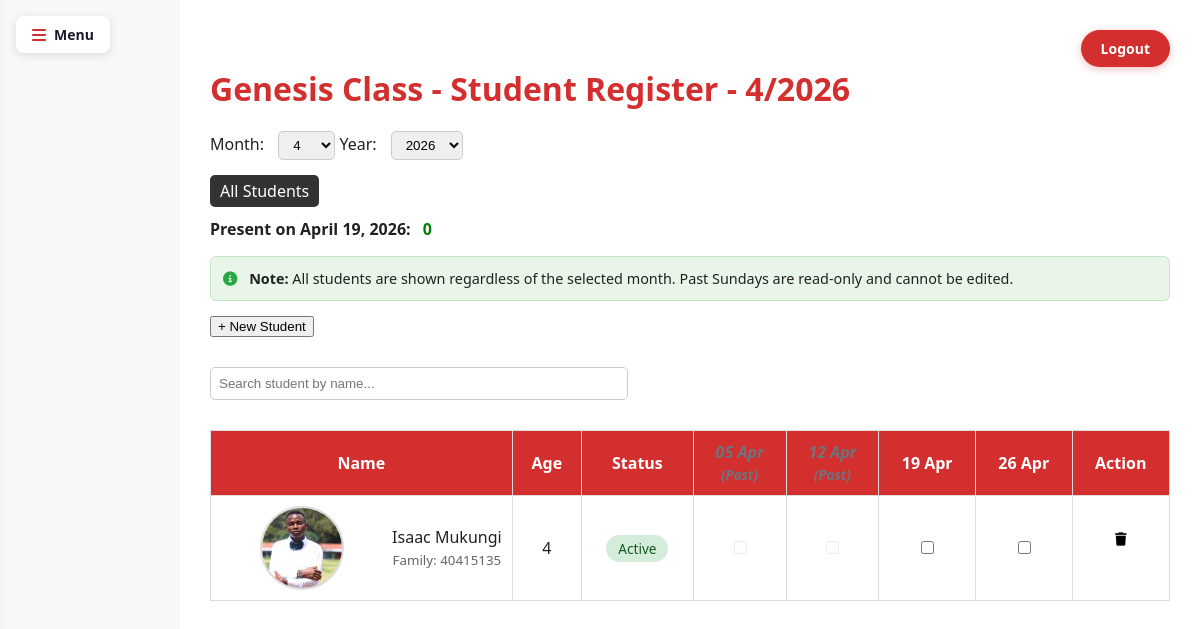
/dashboard (signed in), run on an earlier commit of the app's database.
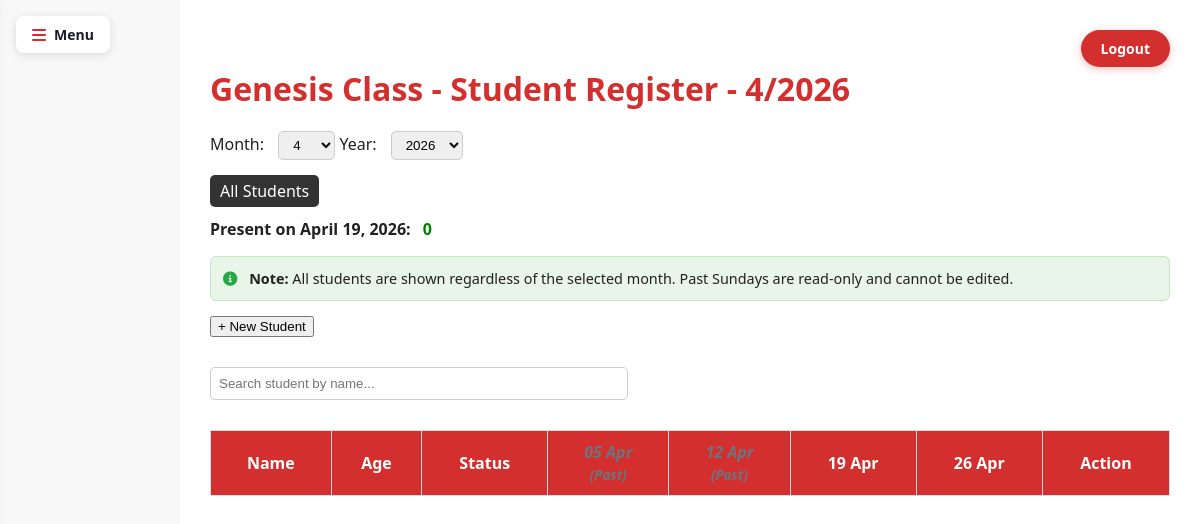
And on a later commit of the database.
### app.py (models this page shows)
class Student(db.Model):
    id = db.Column(db.Integer, primary_key=True)
    name = db.Column(db.String(100), nullable=False)
    dob = db.Column(db.String(20), nullable=False)
    parent = db.Column(db.String(100))
    contact = db.Column(db.String(50))
    student_class = db.Column(db.String(50))
    status = db.Column(db.String(10), default="active")
    deletion_requested = db.Column(db.Boolean, default=False)
    profile_image = db.Column(db.String(200))  # Store image filename
    family_id = db.Column(db.String(50))  # For grouping family members

### app.py (the view, shortened to what this page needs)
@app.route("/dashboard", methods=["GET", "POST"])
def dashboard():
    if "user" not in session:
        return redirect(url_for("home"))
    user_role = session.get("role")
    assigned_class = session.get("assigned_class")
    today = date.today()
    month = int(request.args.get("month", today.month))
    year = int(request.args.get("year", today.year))
    selected_class = request.args.get("class_name")
    if user_role == "teacher" and assigned_class and not selected_class:
        selected_class = assigned_class
    sundays = get_sundays(year, month)
    current_sunday = None
    if today.weekday() == 6:  # Today is Sunday
        current_sunday = today
    else:
        for sunday in reversed(sundays):
            if sunday <= today:
                current_sunday = sunday
                break
    if current_sunday is None:
        current_sunday = today
    if selected_class:
        filtered_students = Student.query.filter(
            Student.student_class == selected_class,
            Student.status == "active"
        ).all()
    else:
        filtered_students = Student.query.filter_by(status="active").all()
    at_risk_count = 0
    return render_template("dashboard.html",
                           students=filtered_students,
                           sundays=sundays,
                           month=month,
                           year=year,
                           selected_class=selected_class,
                           current_sunday=current_sunday,
                           at_risk_count=at_risk_count)

### app.py (called while the page is built)
def get_sundays(year, month):
    sundays = []
    cal = calendar.Calendar()
    for day in cal.itermonthdates(year, month):
        if day.weekday() == 6 and day.month == month:
            sundays.append(day)
    return sundays

@app.template_filter('todatetime')
def to_datetime_filter(s):
    return datetime.strptime(s, "%Y-%m-%d")

@app.context_processor
def inject_now():
    return {'now': datetime.now}

@app.context_processor
def utility_functions():
    def attendance_present(student_id, sunday):
        record = Attendance.query.filter_by(student_id=student_id, date=sunday).first()
        return record.present if record else False
    return dict(attendance_present=attendance_present)

### templates/dashboard.html (shortened to what the changed rows need)
<!DOCTYPE html>
<html lang="en">
<head>
    <link rel="stylesheet" href="https://cdnjs.cloudflare.com/ajax/libs/font-awesome/6.5.0/css/all.min.css">
    <link rel="stylesheet" href="{{ url_for('static', filename='css/styles.css') }}">
</head>
<body>
<div class="container">
    <main class="register">
        <div style="text-align: right;">
            <a href="{{ url_for('logout') }}" class="logout-btn">Logout</a>
        </div>
        <h1>
            {% if selected_class %}
                {{ selected_class }} Class -
            {% endif %}
            Student Register - {{ month }}/{{ year }}
        </h1>
        <form method="get">
            <label>Month:
            </label>
            <label>Year:
            </label>
        </form>
        <a href="{{ url_for('all_students') }}" style="padding: 5px 10px; background: #333; color: white; border-radius: 5px; text-decoration: none;">
    All Students
</a>
        <p><strong>Present on {{ current_sunday.strftime('%B %d, %Y') }}:</strong> <span id="presentCount">0</span></p>
        <div style="background: #e8f5e8; border: 1px solid #c3e6c3; border-radius: 6px; padding: 12px; margin-bottom: 15px; font-size: 0.9rem;">
            <i class="fas fa-info-circle" style="color: #28a745; margin-right: 8px;"></i>
            <strong>Note:</strong> All students are shown regardless of the selected month.
            Past Sundays are read-only and cannot be edited.
        </div>
        <div style="margin-bottom: 20px; display: flex; gap: 10px; flex-wrap: wrap;">
            <button id="openModalBtn">+ New Student</button>
        </div>
        <input type="text" id="searchInput" placeholder="Search student by name..." style="padding: 8px; margin-bottom: 15px; width: 100%; max-width: 400px; border-radius: 5px; border: 1px solid #ccc;">
        <table id="studentTable">
            <thead>
                <tr>
                    <th>Name</th>
                    <th>Age</th>
                    <th>Status</th>
                    {% for sunday in sundays %}
                        <th style="{% if sunday < now().date() %}color: #6c757d; font-style: italic;{% endif %}">
                            {{ sunday.strftime('%d %b') }}
                            {% if sunday < now().date() %}<br><small>(Past)</small>{% endif %}
                        </th>
                    {% endfor %}
                    {% if session["role"] == "teacher" %}
                        <th>Action</th>
                    {% endif %}
                </tr>
            </thead>
            <tbody>
    {% for student in students %}
    <tr {% if student.deletion_requested %} style="background-color: #eee; color: gray;" {% endif %}>
        <td>
            <div style="display: flex; align-items: center; gap: 10px;">
                {% if student.profile_image %}
                    <img src="{{ url_for('static', filename='uploads/profiles/' + student.profile_image) }}"
                         alt="{{ student.name }}"
                         onclick="showLargeImage('{{ url_for('static', filename='uploads/profiles/' + student.profile_image) }}')"
                         class="student-photo"
                         onmouseover="this.style.transform='scale(1.1)'" onmouseout="this.style.transform='scale(1)'">
                {% endif %}
                <div>
                    {{ student.name }}
                    {% if student.family_id %}
                        <br><small style="color: #666;">Family: {{ student.family_id }}</small>
                    {% endif %}
                </div>
            </div>
        </td>
        <td>
            {% set birth = student.dob | todatetime %}
            {% set age = ((now() - birth).days // 365) %}
            {{ age }}
        </td>
        <td>
            <span style="padding: 4px 12px; border-radius: 20px; font-size: 0.85rem; font-weight: 500;
                         background: {{ '#d4edda' if student.status == 'active' else '#f8d7da' }};
                         color: {{ '#155724' if student.status == 'active' else '#721c24' }};">
                {{ 'Active' if student.status == 'active' else 'Inactive' }}
            </span>
        </td>
        {% for sunday in sundays %}
  {% if not student.deletion_requested and student.status == "active" %}
  <td>
    {% set is_past_sunday = sunday < now().date() %}
    {% set is_other_class = session.get('role') == 'teacher' and session.get('assigned_class') != student.student_class %}
    <input type="checkbox"
           class="attendance-checkbox"
           data-sid="{{ student.id }}"
           data-date="{{ sunday.strftime('%Y-%m-%d') }}"
           {% if is_past_sunday or is_other_class %} disabled
           title="{% if is_past_sunday %}This Sunday has passed - attendance cannot be modified{% elif is_other_class %}You can only mark attendance for your assigned class ({{ session.get('assigned_class') }}){% endif %}" {% endif %}>
  </td>
{% else %}
  <td></td>
{% endif %}
        {% endfor %}
        <td>
            {% if session["role"] == "teacher" and not student.deletion_requested and session.get('assigned_class') == student.student_class %}
                <form action="{{ url_for('mark_for_deletion', student_id=student.id) }}" method="POST">
            <button type="submit" title="Request Deletion" style="background: transparent; border: none; color: rgb(0, 0, 0); cursor: pointer;">
                <i class="fas fa-trash"></i>
            </button>
                </form>
            {% elif session["role"] == "teacher" and not student.deletion_requested and session.get('assigned_class') != student.student_class %}
                <span style="color: #6c757d; font-style: italic; font-size: 0.9rem;">View Only</span>
              {% endif %}
         </td>
    </tr>
    {% endfor %}
</tbody>
        </table>
    </main>
</div>
</body>
</html>

What changed in the data, as far as the page shows it:
no longer on this page (row edited): Student: student_class "Genesis", profile_image (picture), name "Isaac Mukungi", family_id "40415135", age "4", status "Active"
Also different on the page:
{{ selected_class }}: (not shown) → "Genesis"
